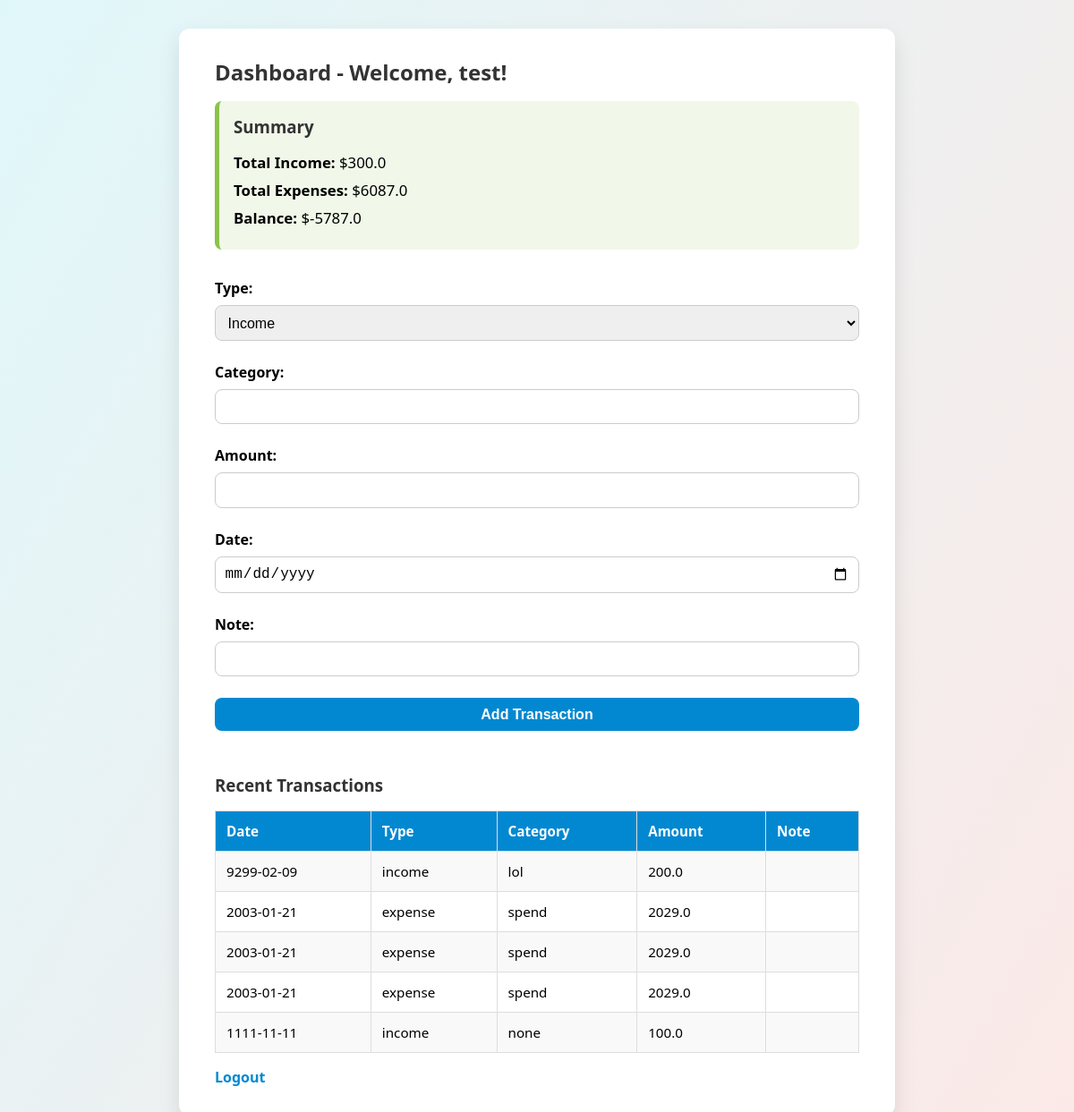
/dashboard (signed in), run on the app's committed database.
### tables this page shows
CREATE TABLE transactions (
    id INTEGER PRIMARY KEY AUTOINCREMENT,
    user_id INTEGER NOT NULL,
    type TEXT CHECK(type IN ('income', 'expense')) NOT NULL,
    category TEXT NOT NULL,
    amount REAL NOT NULL,
    date TEXT NOT NULL,
    note TEXT,
    FOREIGN KEY(user_id) REFERENCES users(id)
);

### app.py (the view, shortened to what this page needs)
@app.route('/dashboard', methods=['GET', 'POST'])
def dashboard():
    if 'user_id' not in session:
        return redirect(url_for('login'))
    conn = get_db_connection()
    transactions = conn.execute('''
        SELECT * FROM transactions WHERE user_id = ? ORDER BY date DESC
    ''', (session['user_id'],)).fetchall()
    total_income = sum(t['amount'] for t in transactions if t['type'] == 'income')
    total_expenses = sum(t['amount'] for t in transactions if t['type'] == 'expense')
    balance = total_income - total_expenses
    conn.close()
    return render_template('dashboard.html',
                           transactions=transactions,
                           total_income=total_income,
                           total_expenses=total_expenses,
                           balance=balance)

### app.py (called while the page is built)
def get_db_connection():
    conn = sqlite3.connect(DATABASE)
    conn.row_factory = sqlite3.Row
    return conn

### templates/dashboard.html (shortened to what this page needs)
<!DOCTYPE html>
<html lang="en">
<head>
    <link rel="stylesheet" href="{{ url_for('static', filename='style.css') }}">
</head>
<body>
    <div class="container">
        <h2>Dashboard - Welcome, {{ session['username'] }}!</h2>
        <div class="summary">
            <h3>Summary</h3>
            <p><strong>Total Income:</strong> ${{ total_income }}</p>
            <p><strong>Total Expenses:</strong> ${{ total_expenses }}</p>
            <p><strong>Balance:</strong> ${{ balance }}</p>
        </div>
        <form method="POST">
            <label>Type:</label>
            <select name="type">
                <option value="income">Income</option>
            </select><br>
            <label>Category:</label>
            <input type="text" name="category" required><br>
            <label>Amount:</label>
            <input type="number" step="0.01" name="amount" required><br>
            <label>Date:</label>
            <input type="date" name="date" required><br>
            <label>Note:</label>
            <input type="text" name="note"><br>
            <button type="submit">Add Transaction</button>
        </form>
        <h3>Recent Transactions</h3>
        <table>
            <tr>
                <th>Date</th>
                <th>Type</th>
                <th>Category</th>
                <th>Amount</th>
                <th>Note</th>
            </tr>
            {% for txn in transactions %}
                <tr>
                    <td>{{ txn['date'] }}</td>
                    <td>{{ txn['type'] }}</td>
                    <td>{{ txn['category'] }}</td>
                    <td>{{ txn['amount'] }}</td>
                    <td>{{ txn['note'] }}</td>
                </tr>
            {% endfor %}
        </table>
        <a href="{{ url_for('logout') }}">Logout</a>
    </div>
</body>
</html>

### static/style.css (style rules this page uses)
* { box-sizing: border-box; margin: 0; padding: 0; }
body { font-family: 'Segoe UI', Tahoma, Geneva, Verdana, sans-serif; background: linear-gradient(120deg, #e0f7fa, #fbe9e7); display: flex; justify-content: center; align-items: flex-start; min-height: 100vh; padding: 2rem; }
.container { background: #ffffff; padding: 2rem 2.5rem; border-radius: 12px; box-shadow: 0px 10px 25px rgba(0, 0, 0, 0.1); width: 100%; max-width: 800px; }
h2, h3 { margin-bottom: 1rem; color: #333; }
input, select, button { width: 100%; padding: 0.6rem; margin: 0.5rem 0 1rem; border: 1px solid #ccc; border-radius: 8px; font-size: 1rem; transition: border 0.2s; }
button { background-color: #0288d1; color: white; border: none; font-weight: bold; cursor: pointer; transition: background-color 0.3s; }
.summary { background: #f1f8e9; border-left: 5px solid #8bc34a; padding: 1rem; border-radius: 8px; margin-bottom: 2rem; }
.summary p { margin-bottom: 0.5rem; font-size: 1.05rem; }
form { margin-bottom: 2rem; }
form label { font-weight: bold; display: block; margin-top: 0.5rem; }
table { width: 100%; border-collapse: collapse; margin-top: 1rem; }
table th, table td { border: 1px solid #ddd; padding: 0.75rem; text-align: left; font-size: 0.95rem; }
table th { background-color: #0288d1; color: white; }
table tr:nth-child(even) { background-color: #f9f9f9; }
a { display: inline-block; margin-top: 1rem; color: #0288d1; text-decoration: none; font-weight: bold; transition: color 0.2s; }

### data on the page
transactions: date "9299-02-09", type "income", category "lol", amount "200.0"
transactions: date "2003-01-21", type "expense", category "spend", amount "2029.0"
transactions: date "2003-01-21", type "expense", category "spend", amount "2029.0"
transactions: date "2003-01-21", type "expense", category "spend", amount "2029.0"
transactions: date "1111-11-11", type "income", category "none", amount "100.0"

### other printed values
{{ session['username'] }} "test"
{{ total_income }} "300.0"
{{ total_expenses }} "6087.0"
{{ balance }} "-5787.0"
